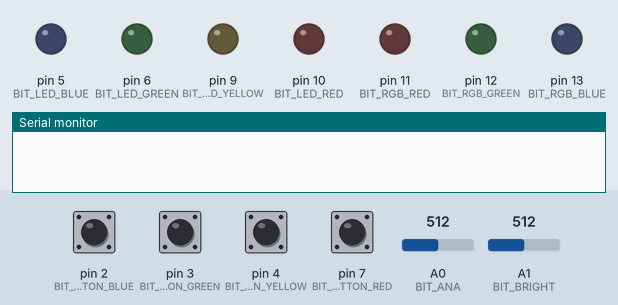
Simulated run of this sketch. Board: Arduino Uno, built with avr-gcc and run on an emulated ATmega328P. On the bench: output pins drawn as LEDs (lit = HIGH), the last lines printed to the serial monitor. The inputs (shaded band) are chosen by the test bench; at power-on: pin 2 (BIT_BUTTON_BLUE), pin 3 (BIT_BUTTON_GREEN), pin 4 (BIT_BUTTON_YELLOW), pin 7 (BIT_BUTTON_RED) HIGH, A0 (BIT_ANA) = 512, A1 (BIT_BRIGHT) = 512.

Above: at 1.2 s.
1.3 s: pin 2 (BIT_BUTTON_BLUE) pulled LOW for 0.15 s
At 2.5 s:
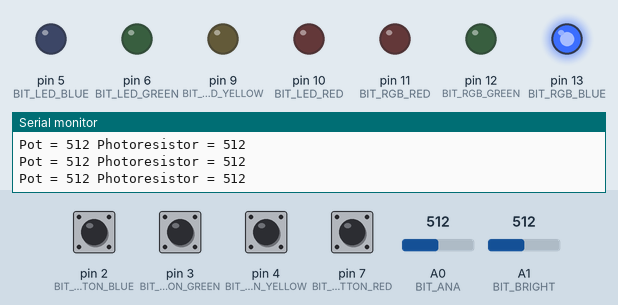
3.0 s: pin 3 (BIT_BUTTON_GREEN) pulled LOW for 0.15 s
At 3.6 s:
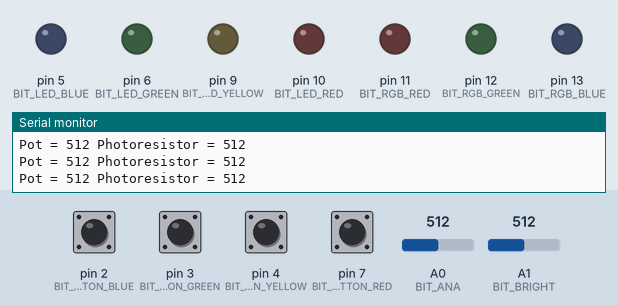
4.6 s: pin 4 (BIT_BUTTON_YELLOW) pulled LOW for 0.15 s
At 5.3 s:
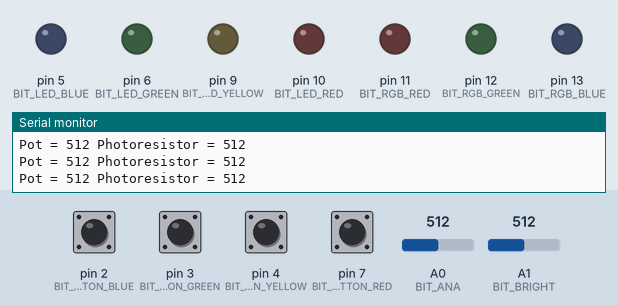
6.2 s: pin 7 (BIT_BUTTON_RED) pulled LOW for 0.15 s
At 7.0 s:
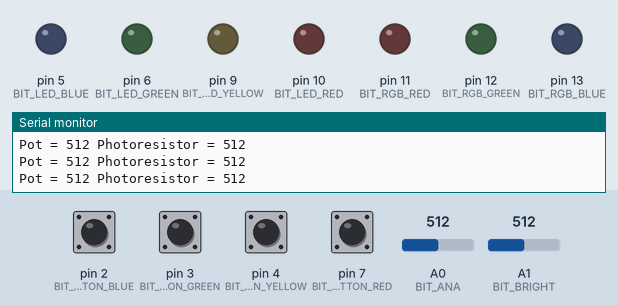
7.8 s: pin 2 (BIT_BUTTON_BLUE) pulled LOW for 1 s
At 8.6 s:
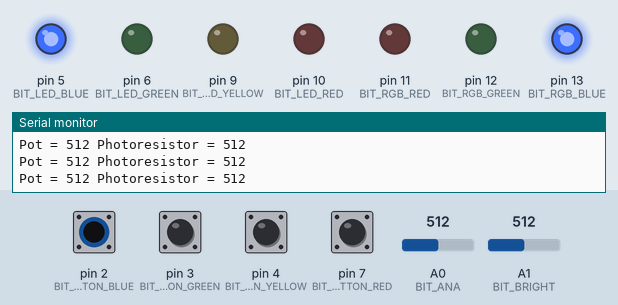
10.3 s: pin 2 (BIT_BUTTON_BLUE) pulled LOW for 0.15 s
At 11.5 s:
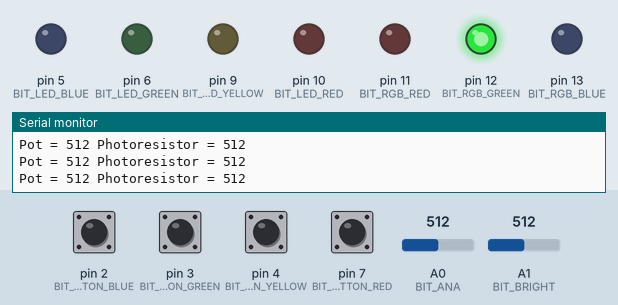
Timing chart, 0 to 13.0 s (numbered marks = the images above; inputs shaded):
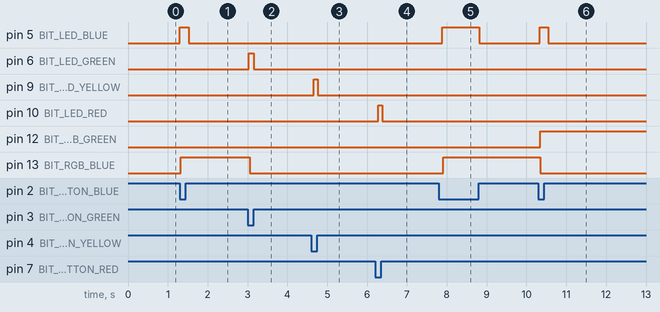

Measured:
- after the input at 1.3 s, pin 5 (BIT_LED_BLUE): LOW → HIGH at once, → LOW 0.22 s later; pin 13 (BIT_RGB_BLUE): LOW → HIGH at once
- after the input at 3.0 s, pin 6 (BIT_LED_GREEN): LOW → HIGH at once, → LOW 0.12 s later; pin 13 (BIT_RGB_BLUE): HIGH → LOW after 0.05 s
- after the input at 4.6 s, pin 9 (BIT_LED_YELLOW): LOW → HIGH after 0.07 s, → LOW 0.10 s later
- after the input at 6.2 s, pin 10 (BIT_LED_RED): LOW → HIGH after 0.08 s, → LOW 0.10 s later
- after the input at 7.8 s, pin 5 (BIT_LED_BLUE): LOW → HIGH after 0.09 s, → LOW 0.93 s later; pin 13 (BIT_RGB_BLUE): LOW → HIGH after 0.11 s
- after the input at 10.3 s, pin 5 (BIT_LED_BLUE): LOW → HIGH at once, → LOW 0.22 s later; pin 12 (BIT_RGB_GREEN): LOW → HIGH after 0.05 s; pin 13 (BIT_RGB_BLUE): HIGH → LOW after 0.05 s

The sketch:

05-HardwareTest.ino
```cpp
// INPUT BUTTON
#define PORT_BUTTON PORTD
#define BIT_BUTTON_BLUE 2
#define BIT_BUTTON_GREEN 3
#define BIT_BUTTON_YELLOW 4
#define BIT_BUTTON_RED 7

#define BIT_ANA A0
#define BIT_BRIGHT A1

// OUTPUT LED/RGB
#define BIT_LED_BLUE 5
#define BIT_LED_GREEN 6
#define BIT_LED_YELLOW 9
#define BIT_LED_RED 10

#define BIT_RGB_RED 11
#define BIT_RGB_GREEN 12
#define BIT_RGB_BLUE 13

// MAIN EVENT FLAG
volatile int mainEventFlags = 0;
#define FLAG_GREEN 0x01
#define FLAG_BLUE 0x02

//TIMER AND COUNTER
uint8_t counter = 0;
unsigned long priorTimeMS = 0;

void setup()
{
    // SET OUTPUTS
    pinMode(BIT_LED_BLUE, OUTPUT);
    pinMode(BIT_LED_GREEN, OUTPUT);
    pinMode(BIT_LED_YELLOW, OUTPUT);
    pinMode(BIT_LED_RED, OUTPUT);

    pinMode(BIT_RGB_RED, OUTPUT);
    pinMode(BIT_RGB_GREEN, OUTPUT);
    pinMode(BIT_RGB_BLUE, OUTPUT);

    digitalWrite(BIT_LED_BLUE, LOW);
    digitalWrite(BIT_LED_GREEN, LOW);
    digitalWrite(BIT_LED_YELLOW, LOW);
    digitalWrite(BIT_LED_RED, LOW);

    digitalWrite(BIT_RGB_RED, LOW);
    digitalWrite(BIT_RGB_GREEN, LOW);
    digitalWrite(BIT_RGB_BLUE, LOW);

    // SET PULLUP RESISTORS
    pinMode(BIT_BUTTON_BLUE, INPUT_PULLUP);
    pinMode(BIT_BUTTON_GREEN, INPUT_PULLUP);
    pinMode(BIT_BUTTON_YELLOW, INPUT_PULLUP);
    pinMode(BIT_BUTTON_RED, INPUT_PULLUP);

    // SET UP PD1-2 INTERRUPTS
    attachInterrupt(digitalPinToInterrupt(BIT_BUTTON_GREEN), green_isr, FALLING);
    attachInterrupt(digitalPinToInterrupt(BIT_BUTTON_BLUE), blue_isr, FALLING);

    // SERIAL BEGIN
    Serial.begin(9600);
}

void loop()
{
    digitalWrite(BIT_LED_BLUE,!digitalRead(BIT_BUTTON_BLUE));
    digitalWrite(BIT_LED_GREEN,!digitalRead(BIT_BUTTON_GREEN));
    digitalWrite(BIT_LED_YELLOW,!digitalRead(BIT_BUTTON_YELLOW));
    digitalWrite(BIT_LED_RED,!digitalRead(BIT_BUTTON_RED));

    int potVal = analogRead(BIT_ANA);
    int photoVal = analogRead(BIT_BRIGHT);

    unsigned long currentTimeMS = millis();
  	unsigned long elapsedTimeMS = currentTimeMS-priorTimeMS;
    if (elapsedTimeMS > 2000)
    {
        Serial.print("Pot = ");
        Serial.print(potVal);
        Serial.print(" Photoresistor = ");
        Serial.println(photoVal);
    }


    if (mainEventFlags & FLAG_GREEN)
    {
        delay(20);
        mainEventFlags &= ~FLAG_GREEN;
        if (!digitalRead(BIT_BUTTON_GREEN))
        {
            counter = 0;
            updateRgb();
        }
    }
    if (mainEventFlags & FLAG_BLUE)
    {
        delay(20);
        mainEventFlags &= ~FLAG_BLUE;
        if (!digitalRead(BIT_BUTTON_BLUE))
        {
            counter += 1;
            if (counter > 7)
            {
                counter = 0;
            }
            updateRgb();
        }
    }
    delay(100);
}

// update function from Dr.Fisher's GITHUB
void updateRgb()
{
    digitalWrite(BIT_RGB_RED, counter >> 2 & 0x01);
    digitalWrite(BIT_RGB_GREEN, counter >> 1 & 0x01);
    digitalWrite(BIT_RGB_BLUE, counter >> 0 & 0x01);
}


// BLUE ISR
void blue_isr()
{
    mainEventFlags |= FLAG_BLUE;
}

// GREEN ISR
void green_isr()
{
    mainEventFlags |= FLAG_GREEN;
}
```
